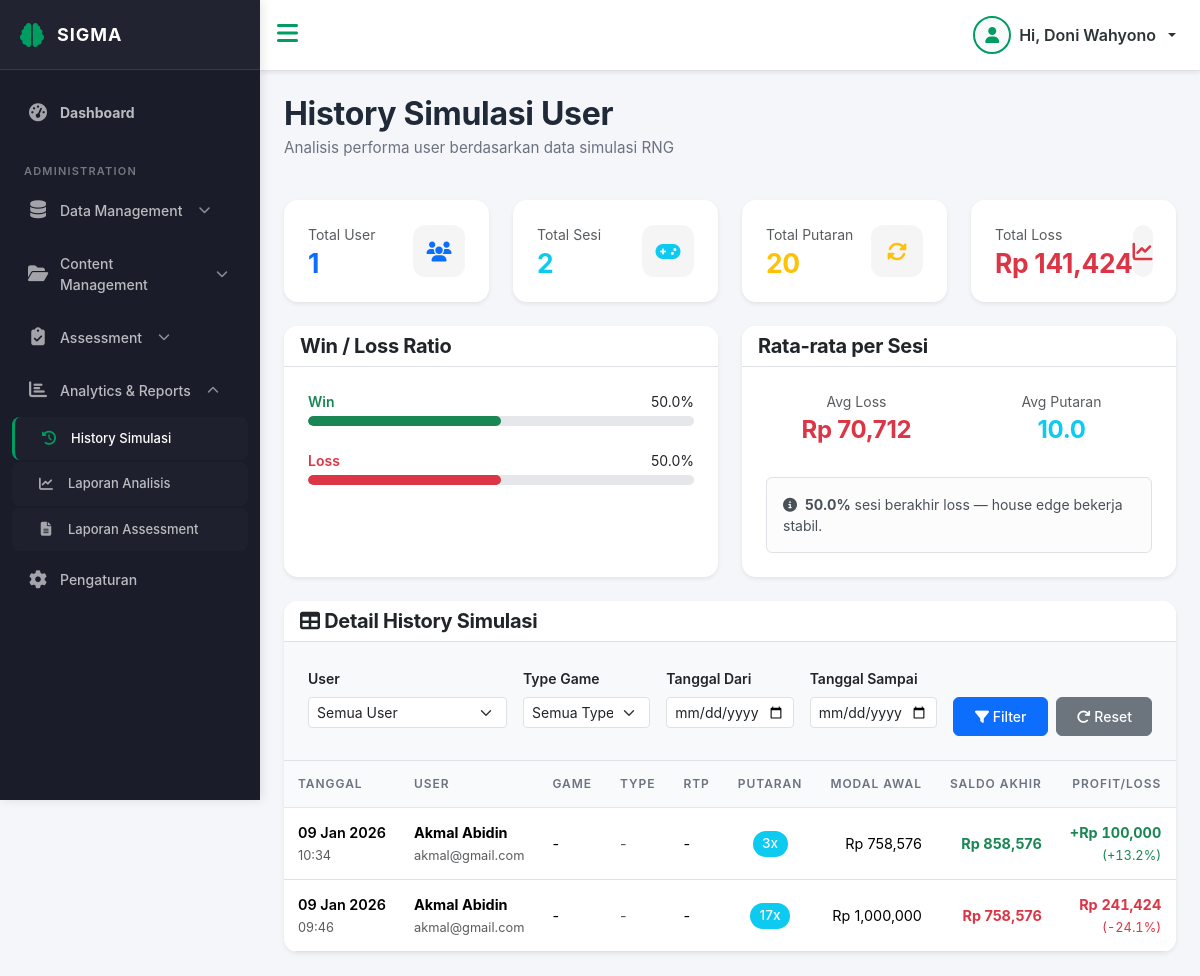
The app's page /index.php?url=simulator/history (signed in) with its own data.
### tables this page shows
CREATE TABLE `simulations` (
  `id` int(11) NOT NULL,
  `user_id` int(11) NOT NULL,
  `game_id` int(11) DEFAULT NULL,
  `total_round` int(11) DEFAULT 0,
  `initial_balance` decimal(15,2) DEFAULT 0.00,
  `final_balance` decimal(15,2) DEFAULT 0.00,
  `net_loss` decimal(15,2) DEFAULT 0.00,
  `created_at` timestamp NOT NULL DEFAULT current_timestamp()
);

CREATE TABLE `users` (
  `id` int(11) NOT NULL,
  `name` varchar(100) NOT NULL,
  `email` varchar(100) NOT NULL,
  `password` varchar(255) NOT NULL,
  `role` enum('admin','user') DEFAULT 'user',
  `balance` int(11) DEFAULT 1000000,
  `created_at` timestamp NOT NULL DEFAULT current_timestamp()
);

### app/views/simulator/history.php (the view, shortened to what the rows shown need)
<div class="container-fluid py-4">
    <div class="row mb-4">
        <div class="col-md-12">
            <h2 class="page-title mb-1">
                History Simulasi User
            </h2>
        </div>
    </div>
    <div class="row">
        <div class="col-md-12">
            <div class="card border-0 shadow-sm">
                <div class="card-body p-0">
                    <div class="table-responsive">
                        <table class="table table-hover mb-0">
                            <thead class="bg-light">
                                <tr>
                                    <th>Tanggal</th>
                                    <th>User</th>
                                    <th>Game</th>
                                    <th>Type</th>
                                    <th>RTP</th>
                                    <th class="text-center">Putaran</th>
                                    <th class="text-end">Modal Awal</th>
                                    <th class="text-end">Saldo Akhir</th>
                                    <th class="text-end">Profit/Loss</th>
                                </tr>
                            </thead>
                            <tbody>
                                <?php if (empty($data['history'])): ?>
                                    <tr>
                                        <td colspan="10" class="text-center py-4">
                                            <i class="fas fa-inbox fa-3x text-muted mb-3"></i>
                                            <p class="text-muted">Belum ada history simulasi</p>
                                        </td>
                                    </tr>
                                <?php else: ?>
                                    <?php foreach ($data['history'] as $row): ?>
                                        <?php
                                        $profit_loss = $row['final_balance'] - $row['initial_balance'];
                                        $is_win = $profit_loss > 0;
                                        $pct_change = ($profit_loss / $row['initial_balance']) * 100;
                                        ?>
                                        <tr>
                                            <td>
                                                <div class="fw-semibold"><?= date('d M Y', strtotime($row['created_at'])) ?></div>
                                                <small class="text-muted"><?= date('H:i', strtotime($row['created_at'])) ?></small>
                                            </td>
                                            <td>
                                                <strong><?= htmlspecialchars($row['name']) ?></strong><br>
                                                <small class="text-muted"><?= htmlspecialchars($row['email']) ?></small>
                                            </td>
                                            <td><?= htmlspecialchars($row['game_name'] ?: '-') ?></td>
                                            <td>
                                                <?php if ($row['game_type']): ?>
                                                    <span class="badge bg-secondary"><?= htmlspecialchars($row['game_type']) ?></span>
                                                <?php else: ?>
                                                    <span class="text-muted">-</span>
                                                <?php endif; ?>
                                            </td>
                                            <td><?= $row['rtp'] ? $row['rtp'] . '%' : '-' ?></td>
                                            <td class="text-center">
                                                <span class="badge bg-info"><?= $row['total_round'] ?>x</span>
                                            </td>
                                            <td class="text-end">Rp <?= number_format($row['initial_balance'] ?? 0) ?></td>
                                            <td class="text-end">
                                                <strong class="<?= $is_win ? 'text-success' : 'text-danger' ?>">
                                                    Rp <?= number_format($row['final_balance'] ?? 0) ?>
                                                </strong>
                                            </td>
                                            <td class="text-end amount">
                                                <strong class="<?= $is_win ? 'text-success' : 'text-danger' ?>">
                                                    <?= $is_win ? '+Rp ' : 'Rp ' ?><?= number_format(abs($profit_loss ?? 0)) ?>
                                                </strong>
                                                <br>
                                                <small class="<?= $is_win ? 'text-success' : 'text-danger' ?>">
                                                    (<?= $is_win ? '+' : '' ?><?= number_format($pct_change, 1) ?>%)
                                                </small>
                                            </td>
                                        </tr>
                                    <?php endforeach; ?>
                                <?php endif; ?>
                            </tbody>
                        </table>
                    </div>
                </div>
            </div>
        </div>
    </div>
</div>
<link rel="stylesheet" href="/sigma/public/css/simulator-history.css">

### records on screen
simulations: created_at "09 Jan 2026", created_at "10:34", user.name "Akmal Abidin", user.email "akmal@gmail.com", game_name "-", total_round "3", initial_balance "758,576", final_balance "858,576", shows "+Rp", abs($profit_loss ?? 0) "100,000", pct_change "13.2"
simulations: created_at "09 Jan 2026", created_at "09:46", user.name "Akmal Abidin", user.email "akmal@gmail.com", game_name "-", total_round "17", initial_balance "1,000,000", final_balance "758,576", shows "Rp", abs($profit_loss ?? 0) "241,424", pct_change "-24.1"

### other values on screen
$_SESSION['name'] "Doni Wahyono"
$stat['label'] "Total User"
$stat['value'] "1"
$stat['label'] "Total Sesi"
$stat['value'] "2"
$stat['label'] "Total Putaran"
$stat['value'] "20"
$stat['label'] "Total Loss"
$stat['value'] "Rp 141,424"
$win_pct "50.0"
$loss_pct "50.0"
$data['statistics']['avg_loss_per_session'] "70,712"
$data['statistics']['total_rounds'] / max($total_sessions, 1) "10.0"
